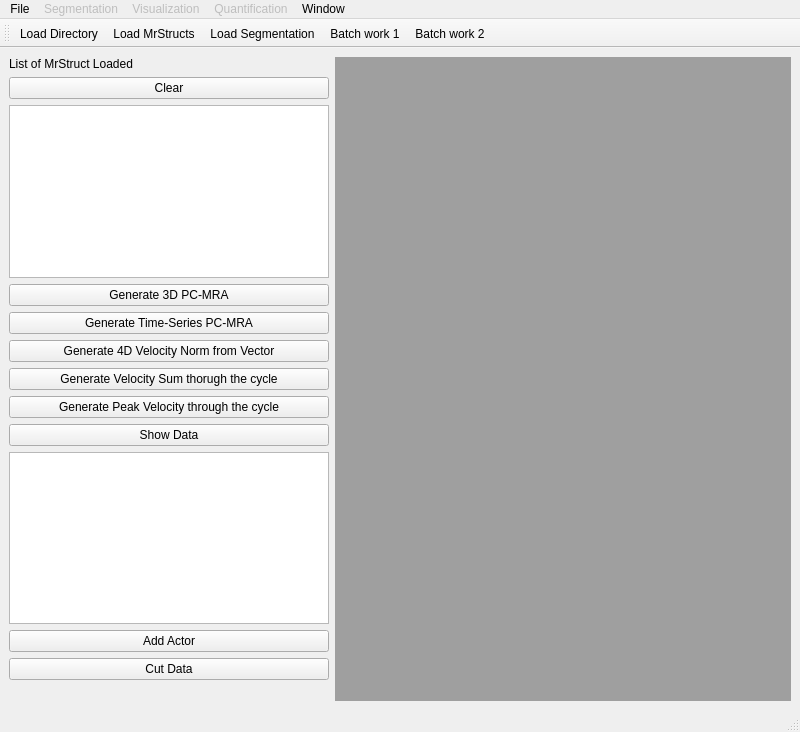
<?xml version="1.0" encoding="UTF-8"?>
<ui version="4.0">
 <class>MainWindow_4DFlow</class>
 <widget class="QMainWindow" name="MainWindow_4DFlow">
  <property name="geometry">
   <rect>
    <x>0</x>
    <y>0</y>
    <width>800</width>
    <height>732</height>
   </rect>
  </property>
  <property name="windowTitle">
   <string>MainWindow</string>
  </property>
  <widget class="QWidget" name="centralwidget">
   <layout class="QHBoxLayout" name="horizontalLayout">
    <item>
     <layout class="QVBoxLayout" name="verticalLayout">
      <item>
       <widget class="QLabel" name="label_2">
        <property name="text">
         <string>List of MrStruct Loaded</string>
        </property>
       </widget>
      </item>
      <item>
       <widget class="QPushButton" name="btnClearTable">
        <property name="text">
         <string>Clear</string>
        </property>
       </widget>
      </item>
      <item>
       <widget class="QTableWidget" name="tableWidgetMagVel">
        <property name="sizePolicy">
         <sizepolicy hsizetype="Minimum" vsizetype="Expanding">
          <horstretch>0</horstretch>
          <verstretch>0</verstretch>
         </sizepolicy>
        </property>
        <property name="minimumSize">
         <size>
          <width>320</width>
          <height>0</height>
         </size>
        </property>
       </widget>
      </item>
      <item>
       <widget class="QPushButton" name="btnPC_MRA">
        <property name="text">
         <string>Generate 3D PC-MRA</string>
        </property>
       </widget>
      </item>
      <item>
       <widget class="QPushButton" name="btnPC_MRA_Time">
        <property name="text">
         <string>Generate Time-Series PC-MRA</string>
        </property>
       </widget>
      </item>
      <item>
       <widget class="QPushButton" name="btnVelocityNorm">
        <property name="text">
         <string>Generate 4D Velocity Norm from Vector</string>
        </property>
       </widget>
      </item>
      <item>
       <widget class="QPushButton" name="btnVelocitySum">
        <property name="text">
         <string>Generate Velocity Sum thorugh the cycle</string>
        </property>
       </widget>
      </item>
      <item>
       <widget class="QPushButton" name="btnPeakVelocity">
        <property name="text">
         <string>Generate Peak Velocity through the cycle</string>
        </property>
       </widget>
      </item>
      <item>
       <widget class="QPushButton" name="btnShowData">
        <property name="text">
         <string>Show Data</string>
        </property>
       </widget>
      </item>
      <item>
       <widget class="QTableWidget" name="tableWidgetMask"/>
      </item>
      <item>
       <widget class="QPushButton" name="btnMaskAddActor">
        <property name="text">
         <string>Add Actor</string>
        </property>
       </widget>
      </item>
      <item>
       <widget class="QPushButton" name="btnMaskCutData">
        <property name="text">
         <string>Cut Data</string>
        </property>
       </widget>
      </item>
      <item>
       <spacer name="verticalSpacer">
        <property name="orientation">
         <enum>Qt::Vertical</enum>
        </property>
        <property name="sizeHint" stdset="0">
         <size>
          <width>20</width>
          <height>40</height>
         </size>
        </property>
       </spacer>
      </item>
     </layout>
    </item>
    <item>
     <widget class="QMdiArea" name="mdiArea"/>
    </item>
   </layout>
  </widget>
  <widget class="QMenuBar" name="menubar">
   <property name="geometry">
    <rect>
     <x>0</x>
     <y>0</y>
     <width>800</width>
     <height>21</height>
    </rect>
   </property>
   <widget class="QMenu" name="menuFile">
    <property name="title">
     <string>File</string>
    </property>
    <addaction name="actionLoad_Dicoms"/>
    <addaction name="actionLoad_MrStruct"/>
    <addaction name="actionLoad_Segmentation"/>
    <addaction name="actionLoad_Directory"/>
    <addaction name="actionSave_Segmentation"/>
    <addaction name="actionSave_Segmentation_with_info"/>
    <addaction name="actionSave_3D_Movie"/>
    <addaction name="actionBatch_work_1"/>
    <addaction name="actionBatch_work_2"/>
   </widget>
   <widget class="QMenu" name="menuSegmentation">
    <property name="enabled">
     <bool>false</bool>
    </property>
    <property name="title">
     <string>Segmentation</string>
    </property>
    <widget class="QMenu" name="menuCreate">
     <property name="enabled">
      <bool>false</bool>
     </property>
     <property name="title">
      <string>Create</string>
     </property>
     <addaction name="actionFull_Cycle"/>
     <addaction name="actionSystole"/>
     <addaction name="actionDiastole"/>
     <addaction name="actionTime_Range"/>
     <addaction name="actionTime_Point"/>
     <addaction name="actionUse_PC_MRA"/>
     <addaction name="actionDynamic_Mask"/>
     <addaction name="actionSeed_Points"/>
     <addaction name="actionFast_Marching"/>
    </widget>
    <widget class="QMenu" name="menuEdit_Segmentation">
     <property name="title">
      <string>Edit Segmentation</string>
     </property>
     <widget class="QMenu" name="menuAdd">
      <property name="title">
       <string>Add</string>
      </property>
      <addaction name="actionContraction"/>
      <addaction name="actionExpansion"/>
      <addaction name="actionFree_Hand"/>
     </widget>
     <addaction name="actionErase_in_slice"/>
     <addaction name="actionErase_with_MIPs"/>
     <addaction name="menuAdd"/>
     <addaction name="actionErode_Volume"/>
     <addaction name="actionSmooth_Volume"/>
     <addaction name="actionLevel_Set"/>
    </widget>
    <addaction name="menuCreate"/>
    <addaction name="actionView_Segmentation"/>
    <addaction name="menuEdit_Segmentation"/>
    <addaction name="actionMask_Velocity"/>
    <addaction name="actionCenterline"/>
   </widget>
   <widget class="QMenu" name="menuVisualization">
    <property name="enabled">
     <bool>false</bool>
    </property>
    <property name="title">
     <string>Visualization</string>
    </property>
    <widget class="QMenu" name="menuVelocity_Vectors">
     <property name="title">
      <string>Velocity Vectors</string>
     </property>
     <addaction name="actionVectors_3D"/>
     <addaction name="actionVectors_2D"/>
    </widget>
    <widget class="QMenu" name="menuStreamlines">
     <property name="title">
      <string>Streamlines</string>
     </property>
     <addaction name="actionStreamlines_3D"/>
     <addaction name="actionStreamlines_2D"/>
    </widget>
    <addaction name="actionVelocity_Cloud"/>
    <addaction name="menuVelocity_Vectors"/>
    <addaction name="menuStreamlines"/>
    <addaction name="actionVelocity_MIPS"/>
    <addaction name="action3D_Viewer_Movie"/>
   </widget>
   <widget class="QMenu" name="menuQuantification">
    <property name="enabled">
     <bool>false</bool>
    </property>
    <property name="title">
     <string>Quantification</string>
    </property>
    <widget class="QMenu" name="menuCreate_Plane">
     <property name="title">
      <string>Create Plane</string>
     </property>
     <addaction name="actionSingle_Plane"/>
     <addaction name="actionPlanes_at_Landmarks"/>
    </widget>
    <widget class="QMenu" name="menuStasis_Maps">
     <property name="title">
      <string>Stasis Maps</string>
     </property>
     <addaction name="actionStasis_Map_MIP"/>
     <addaction name="action3D_Stasis_Map"/>
    </widget>
    <addaction name="actionDiameters_Centerline"/>
    <addaction name="actionDiameter_Projection"/>
    <addaction name="menuCreate_Plane"/>
    <addaction name="actionFlow_Plane_s"/>
    <addaction name="actionNormalized_Histogram"/>
    <addaction name="action3D_WSS"/>
    <addaction name="actionKinetic_Energy"/>
    <addaction name="actionViscous_Energy_Loss"/>
    <addaction name="actionVorticity"/>
    <addaction name="menuStasis_Maps"/>
   </widget>
   <widget class="QMenu" name="menuWindow">
    <property name="title">
     <string>Window</string>
    </property>
    <addaction name="actionCascade"/>
    <addaction name="actionTiled"/>
    <addaction name="actionClose_All"/>
   </widget>
   <addaction name="menuFile"/>
   <addaction name="menuSegmentation"/>
   <addaction name="menuVisualization"/>
   <addaction name="menuQuantification"/>
   <addaction name="menuWindow"/>
  </widget>
  <widget class="QStatusBar" name="statusbar"/>
  <widget class="QToolBar" name="toolBar">
   <property name="windowTitle">
    <string>toolBar</string>
   </property>
   <attribute name="toolBarArea">
    <enum>TopToolBarArea</enum>
   </attribute>
   <attribute name="toolBarBreak">
    <bool>false</bool>
   </attribute>
   <addaction name="actionLoad_Directory"/>
   <addaction name="actionLoad_MrStruct"/>
   <addaction name="actionLoad_Segmentation"/>
   <addaction name="actionBatch_work_1"/>
   <addaction name="actionBatch_work_2"/>
  </widget>
  <action name="actionLoad_Dicoms">
   <property name="text">
    <string>Load Dicoms</string>
   </property>
  </action>
  <action name="actionLoad_MrStruct">
   <property name="text">
    <string>Load MrStructs</string>
   </property>
  </action>
  <action name="actionLoad_Segmentation">
   <property name="text">
    <string>Load Segmentation</string>
   </property>
  </action>
  <action name="actionSave_Segmentation">
   <property name="enabled">
    <bool>false</bool>
   </property>
   <property name="text">
    <string>Save Segmentation</string>
   </property>
  </action>
  <action name="actionSave_Segmentation_with_info">
   <property name="enabled">
    <bool>false</bool>
   </property>
   <property name="text">
    <string>Save Segmentation with info</string>
   </property>
  </action>
  <action name="actionSave_3D_Movie">
   <property name="enabled">
    <bool>false</bool>
   </property>
   <property name="text">
    <string>Save 3D Movie</string>
   </property>
  </action>
  <action name="actionView_Segmentation">
   <property name="text">
    <string>View Segmentation</string>
   </property>
  </action>
  <action name="actionMask_Velocity">
   <property name="text">
    <string>Mask Velocity</string>
   </property>
  </action>
  <action name="actionCenterline">
   <property name="text">
    <string>Centerline</string>
   </property>
  </action>
  <action name="actionVelocity_Cloud">
   <property name="text">
    <string>Velocity Cloud</string>
   </property>
  </action>
  <action name="actionVelocity_MIPS">
   <property name="text">
    <string>Velocity MIPS</string>
   </property>
  </action>
  <action name="action3D_Viewer_Movie">
   <property name="text">
    <string>3D Viewer Movie</string>
   </property>
  </action>
  <action name="actionDiameters_Centerline">
   <property name="text">
    <string>Diameters Centerline</string>
   </property>
  </action>
  <action name="actionDiameter_Projection">
   <property name="text">
    <string>Diameter Projection</string>
   </property>
  </action>
  <action name="actionFlow_Plane_s">
   <property name="text">
    <string>Flow Plane(s)</string>
   </property>
  </action>
  <action name="actionNormalized_Histogram">
   <property name="text">
    <string>Normalized Histogram</string>
   </property>
  </action>
  <action name="action3D_WSS">
   <property name="text">
    <string>3D WSS</string>
   </property>
  </action>
  <action name="actionKinetic_Energy">
   <property name="text">
    <string>Kinetic Energy</string>
   </property>
  </action>
  <action name="actionViscous_Energy_Loss">
   <property name="text">
    <string>Viscous Energy Loss</string>
   </property>
  </action>
  <action name="actionVorticity">
   <property name="text">
    <string>Vorticity</string>
   </property>
  </action>
  <action name="actionFull_Cycle">
   <property name="text">
    <string>Full Cycle</string>
   </property>
  </action>
  <action name="actionSystole">
   <property name="text">
    <string>Systole</string>
   </property>
  </action>
  <action name="actionDiastole">
   <property name="text">
    <string>Diastole</string>
   </property>
  </action>
  <action name="actionTime_Range">
   <property name="text">
    <string>Time Range</string>
   </property>
  </action>
  <action name="actionTime_Point">
   <property name="text">
    <string>Time Point</string>
   </property>
  </action>
  <action name="actionUse_PC_MRA">
   <property name="text">
    <string>Use PC-MRA</string>
   </property>
  </action>
  <action name="actionDynamic_Mask">
   <property name="text">
    <string>Dynamic Mask</string>
   </property>
  </action>
  <action name="actionSeed_Points">
   <property name="text">
    <string>Seed Points</string>
   </property>
  </action>
  <action name="actionFast_Marching">
   <property name="text">
    <string>Fast Marching</string>
   </property>
  </action>
  <action name="actionErase_in_slice">
   <property name="text">
    <string>Erase in slice</string>
   </property>
  </action>
  <action name="actionErase_with_MIPs">
   <property name="text">
    <string>Erase with MIPs</string>
   </property>
  </action>
  <action name="actionErode_Volume">
   <property name="text">
    <string>Erode Volume</string>
   </property>
  </action>
  <action name="actionSmooth_Volume">
   <property name="text">
    <string>Smooth Volume</string>
   </property>
  </action>
  <action name="actionLevel_Set">
   <property name="text">
    <string>Level Set</string>
   </property>
  </action>
  <action name="actionContraction">
   <property name="text">
    <string>Contraction</string>
   </property>
  </action>
  <action name="actionExpansion">
   <property name="text">
    <string>Expansion</string>
   </property>
  </action>
  <action name="actionFree_Hand">
   <property name="text">
    <string>Free Hand</string>
   </property>
  </action>
  <action name="actionVectors_3D">
   <property name="text">
    <string>Vectors 3D</string>
   </property>
  </action>
  <action name="actionVectors_2D">
   <property name="text">
    <string>Vectors 2D</string>
   </property>
  </action>
  <action name="actionStreamlines_3D">
   <property name="text">
    <string>Streamlines 3D</string>
   </property>
  </action>
  <action name="actionStreamlines_2D">
   <property name="text">
    <string>Streamlines 2D</string>
   </property>
  </action>
  <action name="actionSingle_Plane">
   <property name="text">
    <string>Single Plane</string>
   </property>
  </action>
  <action name="actionPlanes_at_Landmarks">
   <property name="text">
    <string>Planes at Landmarks</string>
   </property>
  </action>
  <action name="actionStasis_Map_MIP">
   <property name="text">
    <string>Stasis Map MIP</string>
   </property>
  </action>
  <action name="action3D_Stasis_Map">
   <property name="text">
    <string>3D Stasis Map</string>
   </property>
  </action>
  <action name="actionCascade">
   <property name="text">
    <string>Cascade</string>
   </property>
  </action>
  <action name="actionTiled">
   <property name="text">
    <string>Tiled</string>
   </property>
  </action>
  <action name="actionBatch_work_1">
   <property name="text">
    <string>Batch work 1</string>
   </property>
  </action>
  <action name="actionBatch_work_2">
   <property name="text">
    <string>Batch work 2</string>
   </property>
  </action>
  <action name="actionLoad_Directory">
   <property name="text">
    <string>Load Directory</string>
   </property>
  </action>
  <action name="actionClose_All">
   <property name="text">
    <string>Close All</string>
   </property>
  </action>
 </widget>
 <resources/>
 <connections/>
</ui>
